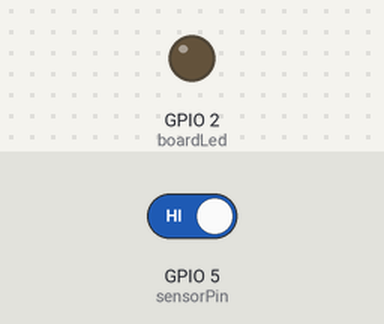
A sketch run on a simulated ESP8266 (Wemos D1 mini). On the bench: output pins drawn as LEDs (lit = HIGH). The inputs (shaded band) are chosen by the test bench; at power-on: GPIO 5 (sensorPin) HIGH. WiFi joins after 1.5 s; servers stay silent unless stated; what the sketch prints to the serial monitor is not drawn.

Above: at 0.1 s.
At 1.7 s:
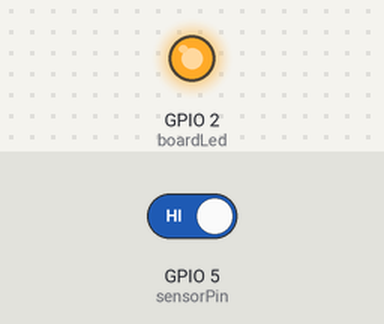
Timing chart, 0 to 3.2 s (numbered marks = the images above):
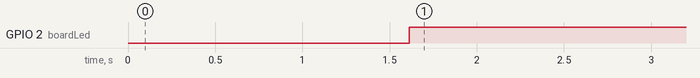

The sketch:

BeweegSensorRGB.ino
```cpp
#include "WemosServer.h"

using namespace std;

WemosServer wServer;

const int sensorPin = 5;  // D0
const int boardLed = 2;   // D4

int sensorState = 0;

int teller = 0;

void setup() {
  Serial.begin(9600);
  delay(10);

  pinMode(boardLed, OUTPUT);  // Initialize the LED_BUILTIN pin as an output

  pinMode(sensorPin, INPUT_PULLUP);
  digitalWrite(boardLed, LOW);

  wServer.verbindenWifi();

}

void loop() {

  teller++;
  char buf[20];

  wServer.startServer();
  String received = wServer.receivedMsg(); // Deze functie veroorzaakt een delay

  received.toCharArray(buf, received.length()+1);

  sensorState = digitalRead(sensorPin);

  if (received == "status") {
    if (sensorState) {
      wServer.sendMsg("Aan");
    } else {
      wServer.sendMsg("Uit");
    }
  }

  if (sensorState) {
    digitalWrite(boardLed, HIGH);
  } else {
    digitalWrite(boardLed, LOW);
  }

  //Serial.print("Sensor: "); Serial.println(sensorState);

  delay(10);
}
```

WemosServer.cpp
```cpp
#include "WemosServer.h"

#define PORT 8080

WiFiServer server(PORT);
WiFiClient client;

WemosServer::WemosServer() {
}
WemosServer::~WemosServer() {}

char* passwordInput(char* password) {
    Serial.println("Enter WiFi Password:");
    while (!Serial.available()) {
        delay(10);
    }
    int i = 0;
    while (Serial.available()) {
        password[i] = Serial.read();
        i++;
        delay(10);
    }
    password[i] = '\0'; // Null-terminate the string
    return password;
}

void WemosServer::verbindenWifi() {
  IPAddress local_IP(10, 42, 0, 10);
  IPAddress gateway(0, 0, 0, 0);   // Change to your network's gateway
  IPAddress subnet(255, 255, 255, 0);   // Change to your network's subnet mask

  const char* ssid = "pepsi_wifi";
  char password[20] = {"pepsi123"};

  // Connect to WiFi network
  Serial.print("Connecting to ");
  Serial.println(ssid);

  WiFi.config(local_IP, gateway, subnet); // Zet een vast IP adres.
  //WiFi.begin(ssid, passwordInput(password));
  WiFi.begin(ssid, "pepsi123");

  while (WiFi.status() != WL_CONNECTED) {
      delay(200);
      Serial.print(".");
  }
  Serial.println("");
  Serial.println("WiFi connected");

  // Start the server
  server.begin();
  Serial.println("Server started");

  // Print the ESP8266's IP address
  Serial.print("IP address: ");
  Serial.println(WiFi.localIP());
}

void WemosServer::startServer() {

  client = server.available();

    // Check if a client has connected
    if (!client) {
        return;
    }

    // Wait until the client sends some data
    //Serial.println("new client");
    while(!client.available()){
        delay(1);
    }
}

void WemosServer::sendMsg(String data) {
    if (client.connected()) {
        // Using write() to send the string
        client.write(data.c_str(), data.length());
        Serial.println("Message sent: " + data);
    } else {
        Serial.println("Error: Client not connected");
    }
}

String WemosServer::receivedMsg() {
    String received = "";
    char ch;

    // Read available bytes
    while (client.available()) {
        ch = client.read();
        if (ch == '\r') {
            break; // Stop reading at the delimiter
        }
        received += ch; // Append character to the result
    }

    client.flush(); // Optional, clears the input buffer

    return received;
}
```

WemosServer.h
```cpp
#ifndef WEMOSSERVER_H
#define WEMOSSERVER_H

#include <ESP8266WiFi.h>
#include <time.h>

using namespace std;

class WemosServer {
public:
    WemosServer();
    ~WemosServer();
    void verbindenWifi();
    void startServer();
    void sendMsg(String);
    String receivedMsg();

private:

};

#endif
```

Measured:
- by itself, GPIO 2 (boardLed): LOW → HIGH at 1.6 s
